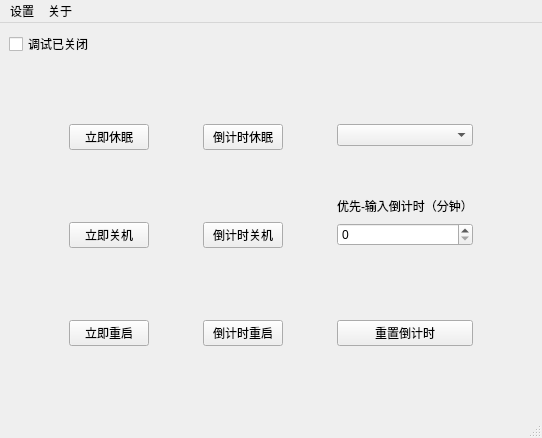
<?xml version="1.0" encoding="UTF-8"?>
<ui version="4.0">
 <class>MainWindow</class>
 <widget class="QMainWindow" name="MainWindow">
  <property name="geometry">
   <rect>
    <x>0</x>
    <y>0</y>
    <width>542</width>
    <height>438</height>
   </rect>
  </property>
  <property name="windowTitle">
   <string>关机工具箱</string>
  </property>
  <widget class="QWidget" name="centralwidget">
   <layout class="QVBoxLayout" name="verticalLayout_6">
    <item>
     <widget class="QCheckBox" name="DebugSwtich">
      <property name="text">
       <string>调试已关闭</string>
      </property>
      <property name="checked">
       <bool>false</bool>
      </property>
     </widget>
    </item>
    <item>
     <spacer name="verticalSpacer_9">
      <property name="orientation">
       <enum>Qt::Vertical</enum>
      </property>
      <property name="sizeHint" stdset="0">
       <size>
        <width>20</width>
        <height>57</height>
       </size>
      </property>
     </spacer>
    </item>
    <item>
     <layout class="QHBoxLayout" name="horizontalLayout_2">
      <item>
       <spacer name="horizontalSpacer_3">
        <property name="orientation">
         <enum>Qt::Horizontal</enum>
        </property>
        <property name="sizeHint" stdset="0">
         <size>
          <width>40</width>
          <height>20</height>
         </size>
        </property>
       </spacer>
      </item>
      <item>
       <layout class="QHBoxLayout" name="horizontalLayout">
        <item>
         <layout class="QVBoxLayout" name="verticalLayout_4">
          <item>
           <widget class="QPushButton" name="pBTN_SleepNow">
            <property name="text">
             <string>立即休眠</string>
            </property>
           </widget>
          </item>
          <item>
           <spacer name="verticalSpacer_7">
            <property name="orientation">
             <enum>Qt::Vertical</enum>
            </property>
            <property name="sizeHint" stdset="0">
             <size>
              <width>20</width>
              <height>66</height>
             </size>
            </property>
           </spacer>
          </item>
          <item>
           <widget class="QPushButton" name="pBTN_ShutdownNow">
            <property name="text">
             <string>立即关机</string>
            </property>
           </widget>
          </item>
          <item>
           <spacer name="verticalSpacer_8">
            <property name="orientation">
             <enum>Qt::Vertical</enum>
            </property>
            <property name="sizeHint" stdset="0">
             <size>
              <width>20</width>
              <height>66</height>
             </size>
            </property>
           </spacer>
          </item>
          <item>
           <widget class="QPushButton" name="pBTN_RestartNow">
            <property name="text">
             <string>立即重启</string>
            </property>
           </widget>
          </item>
         </layout>
        </item>
        <item>
         <spacer name="horizontalSpacer">
          <property name="orientation">
           <enum>Qt::Horizontal</enum>
          </property>
          <property name="sizeHint" stdset="0">
           <size>
            <width>48</width>
            <height>20</height>
           </size>
          </property>
         </spacer>
        </item>
        <item>
         <layout class="QVBoxLayout" name="verticalLayout_3">
          <item>
           <widget class="QPushButton" name="pBTN_SleepLater">
            <property name="text">
             <string>倒计时休眠</string>
            </property>
           </widget>
          </item>
          <item>
           <spacer name="verticalSpacer_5">
            <property name="orientation">
             <enum>Qt::Vertical</enum>
            </property>
            <property name="sizeHint" stdset="0">
             <size>
              <width>20</width>
              <height>66</height>
             </size>
            </property>
           </spacer>
          </item>
          <item>
           <widget class="QPushButton" name="pBTN_ShutdownLater">
            <property name="text">
             <string>倒计时关机</string>
            </property>
           </widget>
          </item>
          <item>
           <spacer name="verticalSpacer_6">
            <property name="orientation">
             <enum>Qt::Vertical</enum>
            </property>
            <property name="sizeHint" stdset="0">
             <size>
              <width>20</width>
              <height>66</height>
             </size>
            </property>
           </spacer>
          </item>
          <item>
           <widget class="QPushButton" name="pBTN_ReStartLater">
            <property name="text">
             <string>倒计时重启</string>
            </property>
           </widget>
          </item>
         </layout>
        </item>
        <item>
         <spacer name="horizontalSpacer_2">
          <property name="orientation">
           <enum>Qt::Horizontal</enum>
          </property>
          <property name="sizeHint" stdset="0">
           <size>
            <width>48</width>
            <height>20</height>
           </size>
          </property>
         </spacer>
        </item>
        <item>
         <layout class="QVBoxLayout" name="verticalLayout_5">
          <item>
           <layout class="QVBoxLayout" name="verticalLayout">
            <item>
             <widget class="QComboBox" name="cBOX_CountDown">
              <property name="maxVisibleItems">
               <number>20</number>
              </property>
              <property name="placeholderText">
               <string>选择倒计时（分钟）</string>
              </property>
              <property name="duplicatesEnabled">
               <bool>false</bool>
              </property>
              <item>
               <property name="text">
                <string>1</string>
               </property>
              </item>
              <item>
               <property name="text">
                <string>2</string>
               </property>
              </item>
              <item>
               <property name="text">
                <string>3</string>
               </property>
              </item>
              <item>
               <property name="text">
                <string>5</string>
               </property>
              </item>
              <item>
               <property name="text">
                <string>10</string>
               </property>
              </item>
              <item>
               <property name="text">
                <string>20</string>
               </property>
              </item>
              <item>
               <property name="text">
                <string>30</string>
               </property>
              </item>
              <item>
               <property name="text">
                <string>60</string>
               </property>
              </item>
              <item>
               <property name="text">
                <string>90</string>
               </property>
              </item>
              <item>
               <property name="text">
                <string>120</string>
               </property>
              </item>
              <item>
               <property name="text">
                <string>180</string>
               </property>
              </item>
              <item>
               <property name="text">
                <string>240</string>
               </property>
              </item>
              <item>
               <property name="text">
                <string>300</string>
               </property>
              </item>
             </widget>
            </item>
           </layout>
          </item>
          <item>
           <spacer name="verticalSpacer_4">
            <property name="orientation">
             <enum>Qt::Vertical</enum>
            </property>
            <property name="sizeHint" stdset="0">
             <size>
              <width>20</width>
              <height>40</height>
             </size>
            </property>
           </spacer>
          </item>
          <item>
           <layout class="QVBoxLayout" name="verticalLayout_2">
            <item>
             <widget class="QLabel" name="label_2">
              <property name="text">
               <string>优先-输入倒计时（分钟）</string>
              </property>
             </widget>
            </item>
            <item>
             <spacer name="verticalSpacer_2">
              <property name="orientation">
               <enum>Qt::Vertical</enum>
              </property>
              <property name="sizeHint" stdset="0">
               <size>
                <width>20</width>
                <height>2</height>
               </size>
              </property>
             </spacer>
            </item>
            <item>
             <widget class="QSpinBox" name="spinBox_CountDown"/>
            </item>
           </layout>
          </item>
          <item>
           <spacer name="verticalSpacer_3">
            <property name="orientation">
             <enum>Qt::Vertical</enum>
            </property>
            <property name="sizeHint" stdset="0">
             <size>
              <width>20</width>
              <height>68</height>
             </size>
            </property>
           </spacer>
          </item>
          <item>
           <widget class="QPushButton" name="pBTN_Reset">
            <property name="text">
             <string>重置倒计时</string>
            </property>
           </widget>
          </item>
         </layout>
        </item>
       </layout>
      </item>
      <item>
       <spacer name="horizontalSpacer_4">
        <property name="orientation">
         <enum>Qt::Horizontal</enum>
        </property>
        <property name="sizeHint" stdset="0">
         <size>
          <width>40</width>
          <height>20</height>
         </size>
        </property>
       </spacer>
      </item>
     </layout>
    </item>
    <item>
     <spacer name="verticalSpacer_10">
      <property name="orientation">
       <enum>Qt::Vertical</enum>
      </property>
      <property name="sizeHint" stdset="0">
       <size>
        <width>20</width>
        <height>56</height>
       </size>
      </property>
     </spacer>
    </item>
   </layout>
  </widget>
  <widget class="QMenuBar" name="menubar">
   <property name="geometry">
    <rect>
     <x>0</x>
     <y>0</y>
     <width>542</width>
     <height>22</height>
    </rect>
   </property>
   <widget class="QMenu" name="menu">
    <property name="title">
     <string>设置</string>
    </property>
    <addaction name="action"/>
   </widget>
   <widget class="QMenu" name="menu_2">
    <property name="title">
     <string>关于</string>
    </property>
   </widget>
   <addaction name="menu"/>
   <addaction name="menu_2"/>
  </widget>
  <widget class="QStatusBar" name="statusbar"/>
  <action name="action">
   <property name="text">
    <string>打开调试</string>
   </property>
  </action>
 </widget>
 <resources/>
 <connections/>
</ui>
